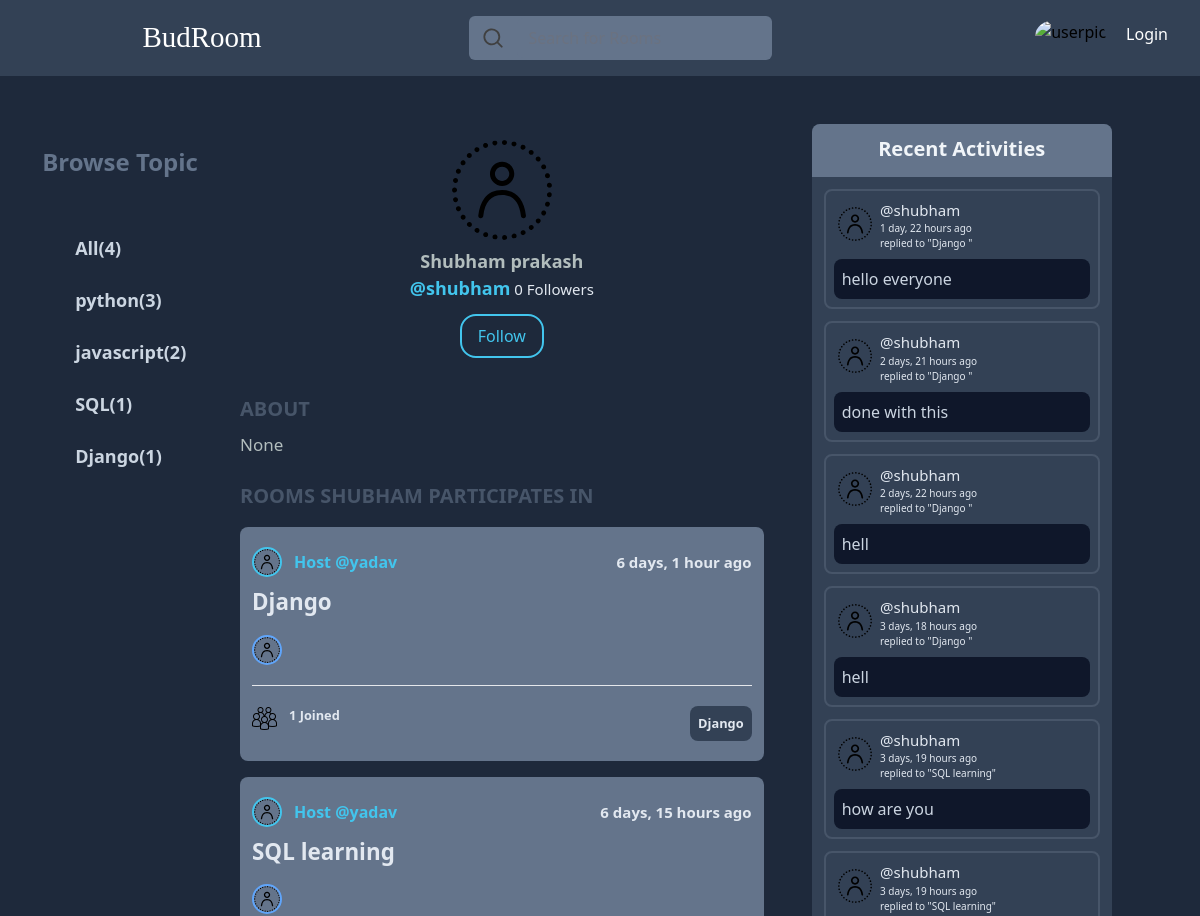
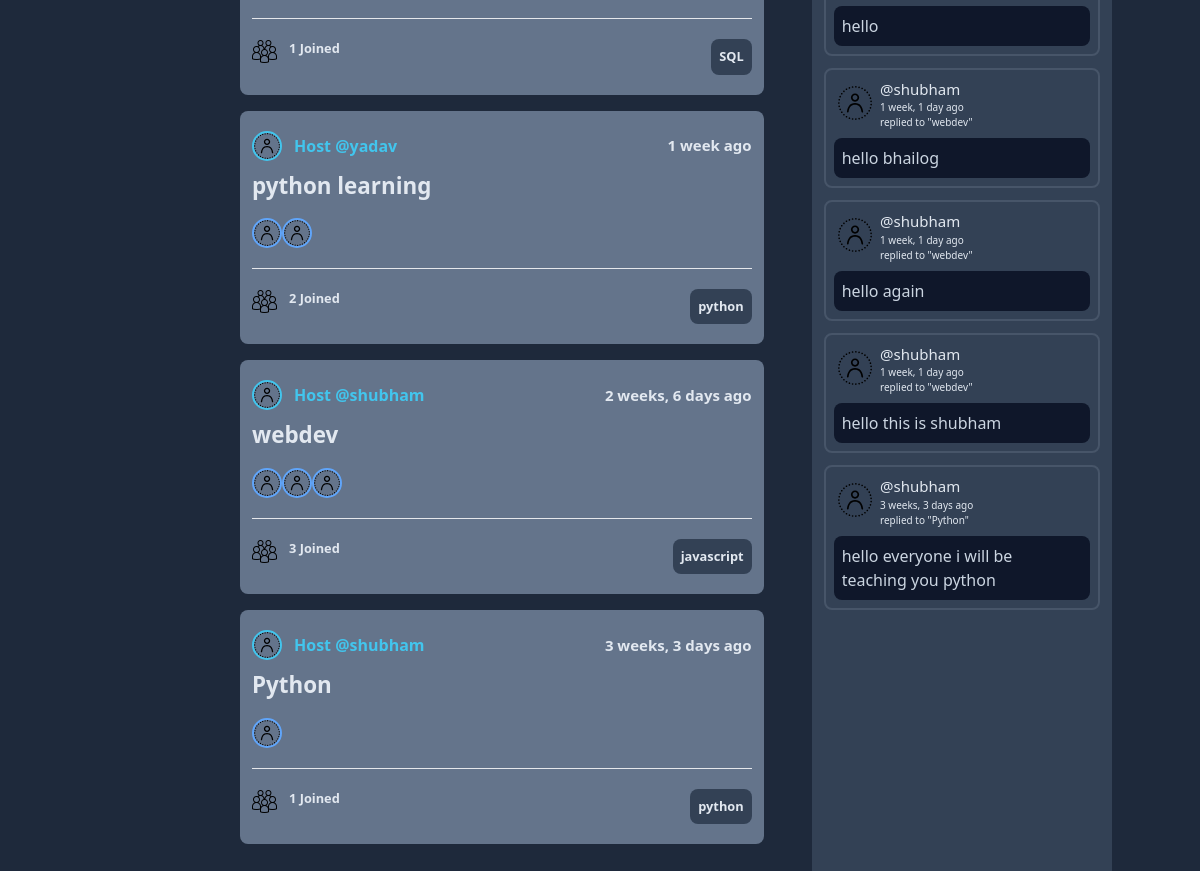
Page /profile/1/ on the committed database (2 pictures, top to bottom).
### base/models.py (models this page shows, shortened)
class Topic(models.Model):
    name = models.CharField(max_length=200)

class Room(models.Model):
    host = models.ForeignKey(User,on_delete=models.SET_NULL,null=True)
    topic = models.ForeignKey(Topic,on_delete=models.SET_NULL,null=True)
    name = models.CharField(max_length=200)
    description = models.TextField(null=True,blank=True)
    participants=models.ManyToManyField(User,related_name='participants', blank=True)
    updated = models.DateTimeField(auto_now=True)
    created = models.DateTimeField(auto_now_add=True)
    class Meta:
        ordering = ['-updated','created']
    def __str__(self):
        return self.name

class Message(models.Model):
    user = models.ForeignKey(User,on_delete=models.CASCADE)
    room = models.ForeignKey(Room,on_delete = models.CASCADE)
    body = models.TextField()
    updated = models.DateTimeField(auto_now=True)
    created = models.DateTimeField(auto_now_add=True)
    class Meta:
        ordering = ['-updated','created']

### base/views.py (the view)
# urls.py: path('profile/<str:pk>/',views.userProfile,name="user-profile"),
def userProfile(request,pk):
    user=User.objects.get(id=pk)
    rooms = user.room_set.all()
    room_msgs =user.message_set.all()
    room_participated=Room.objects.filter(participants=user)
    topics=Topic.objects.all()
    context={'user':user, 'rooms': rooms ,'room_msgs':room_msgs, 'topics' : topics , 'room_participated':room_participated}
    return render(request,'base/profile.html',context)

### base/templates/base/profile.html
{%extends 'main.html'%}
{%load static%}
{% block content %}
<div class="flex w-screen bg-slate-800 justify-center ">
    <div class="lg:flex hidden">
        {% include 'base/topic.html'%}
    </div>
    <div class="lg:w-[48vw] w-[95vw] flex justify-center ">
        <div class="user-profile mt-[5vw] w-[100%] ">
            <div class="user-info flex flex-col justify-center">
                <section class="flex justify-center"><img src="{%static '/images/user_profile.svg'%}" alt="userpic" class="userProfile items-center rounded-full w-[100px] pt-1 to-white"></section>
                <section class="flex justify-center text-[#b2bdbd] text-[18px] mt-2 font-sans font-semibold ">{{user.first_name}} {{user.last_name}}</section>
                <section class="flex justify-center text-[#42c5ed] text-[18px] mt-1.4 font-sans font-semibold ">@{{user.username}} <div class="text-slate-200 font-extralight ml-1 text-[15px] pt-[0.19rem;]">0 Followers</div></section>
                {%if user == request.user %}
                <section class="flex justify-center text-[#42c5ed] mt-3"><button class="rounded-2xl border-2 border-[#42c5ed]  px-4 py-2">Edit Profile</button></section>
                {%else%}
                <section class="flex justify-center text-[#42c5ed] mt-3"><button class="rounded-2xl border-2 border-[#42c5ed]  px-4 py-2">Follow</button></section>
                {%endif%}
            </div>
            <div class="user-about mt-9">
                <div class="about flex flex-col">
                    <section><h1 class="text-slate-600 text-[20px] font-sans font-semibold">ABOUT</h1></section>
                    <section class="mt-2"><p class="text-[#b2bdbd] text-[17px] font-sans">None</p></section>
                </div>
                <div class="room-participated mt-6">
                    <section><h1 class="text-slate-600 text-[20px] font-sans font-semibold">ROOMS {{user.username.upper}} PARTICIPATES IN</h1></section>
                    <div class="h-screen overflow-scroll">
                    {% for room in room_participated%}
                    <div class="mt-4 rounded-lg bg-slate-500 w-[100%]  ">
                        <div class="userinfo flex pt-5 pl-3 w-[100%]">
                            <div class="left flex items-center w-[50%]">
                                <a href="{% url 'user-profile' room.host.id %}"><img src="{%static '/images/user_profile.svg'%}" alt="" class="w-[30px] h-[30px] rounded-full border-[#42c5ed] border-2 "></a>
                                <a href="{% url 'user-profile' room.host.id %}"  class="text-[16px] flex items-center pl-3 font-sans font-semibold text-[#42c5ed]">Host @{{room.host.username}}</a>
                            </div>
                            <div class="right flex items-center w-[50%] justify-end pr-3">
                                <small class="flex items-center text-[15px] font-sans text-slate-200 font-semibold">{{room.created|timesince}} ago</small>
                            </div>
                        </div>
                        <div class="title">
                            <a href="{% url 'room' room.id%}" class="flex items-center text-[1.4rem] font-sans text-slate-200 font-semibold pl-3 pt-2">{{room.name}}</a>
                        </div>
                        <div class="joined flex pt-4 pl-3">
                            {%for users in room.participants.all%}
                            <a href="{%url 'user-profile' users.id %}"><img src="{%static '/images/user_profile.svg'%}" alt="" class="w-[30px] h-[30px] rounded-full border-blue-400 border-2 "></a>
                            {%endfor%}
                        </div>
                        <div class=" ml-3 mr-3 mt-5 mb-5 ">
                            <hr class="text-slate-500">
                        </div>
                        <div class="joiners text-slate-200 flex pl-3 pb-5">
                            <div class="w-[50%] flex "><img src="{% static '/images/group_user.png'%}" alt="" class="w-[25px] h-[25px] fill-blue-400"> <small class="pl-3 text-slate-200 font-sans font-semibold  ">{{room.participants.count}} Joined</small></div>
                            <div class="w-[50%] flex justify-end pr-3"><small class="bg-slate-700 text-slate-200 rounded-lg p-2 font-sans font-semibold">{{room.topic.name}}</small></div>
                        </div>
                    </div>
                    {% endfor %}
                    </div>
                </div>
            </div>
        </div>
    </div>
    <div class="w-[40vw] lg:flex hidden">
        {% include 'base/activity_component.html'%}
    </div>
</div>
{%endblock%}

### templates/main.html (shortened to what this page needs)
{% load static tailwind_tags %}
<!DOCTYPE html>
{% load static%}
<html lang="en">
<head>
    <link rel="stylesheet" href="{%static '/styles/main.css'%}">
    {% tailwind_css %}
</head>
<body>
    {% include 'navbar.html'%}
    <div class="content">
    {% block content %}
    {% endblock %}
    </div>
</body>
</html>

### templates/navbar.html (shortened to what this page needs)
{% load static%}
<div class="navbar-container">
    <div class="navbar bg-slate-700 text-center flex lg:pt-4 lg:pb-4 py-2">
        <div class="one lg:w-[30vw] pl-5">
            <a href="/" class="logo flex justify-center gap-6 ">
                <h1 class="font-sedgwick text-white lg:flex text-left text-[29px] hidden ">BudRoom</h1>
            </a>
        </div>
        <div class="two w-[30vw] lg:flex justify-center hidden">
            <form class="lg:ml-40 flex justify-center bg-slate-500 rounded-md  items-center" action="{%url 'home'%}" method="GET">
                <span
                class="input-group-text flex items-center whitespace-nowrap rounded px-3 py-1.5 text-center text-base font-normal text-neutral-700 dark:text-neutral-200"
                id="basic-addon2">
                <svg
                  xmlns="http://www.w3.org/2000/svg"
                  viewBox="0 0 20 20"
                  fill="currentColor"
                  class="h-6 w-6 items-center">
                  <path
                    fill-rule="evenodd"
                    d="M9 3.5a5.5 5.5 0 100 11 5.5 5.5 0 000-11zM2 9a7 7 0 1112.452 4.391l3.328 3.329a.75.75 0 11-1.06 1.06l-3.329-3.328A7 7 0 012 9z"
                    clip-rule="evenodd" />
                </svg>
              </span>
                <input class="bg-slate-500 border-none rounded-md text-white outline-none " placeholder="Search for Rooms" type="text" name="q">
            </form>
        </div>
        <div class="three lg:w-[40vw] flex justify-end lg:gap-5 w-[80vw] gap-3">
            {% if request.user.is_authenticated %}
            <img src="{%static '/images/user_profile.svg'%}" alt="userpic" class="userProfile items-center rounded-full h-10 pt-1 to-white">
            <p class="items-center rounded-full flex  align-middle justify-center text-white">Hello {{request.user}}</p>
            <button onclick="btnaction()"><img class="w-[15px] lg:mr-5 flex items-center mr-1" src="{% static '/images/drop-down.png'%}"  alt=""></button>
            <div class="dropdown bg-slate-800 rounded-md flex flex-col text-slate-200  p-5 shadow-md justify-center items-center z-10 absolute lg:top-[4.3rem] lg:left-[88%] lg:right-[2%] pl-8 pr-8 w-100% left-[75%] right-[5%] top-[3.3rem]" id="drop">
                <a href="{%url 'profile-update'%}" class=" flex justify-center items-center  text-white pb-3 hover:text-slate-400 ">Settings</a>
                <a href="{% url 'logoutUser' %}"  class=" flex justify-center align-middle items-center  text-white hover:text-slate-400 pb-2 ">Logout</a>
            </div>
            {%else%}
            <img src="https://studybuddev.herokuapp.com/static/static/images/logo.svg" alt="userpic" class="items-center rounded-full h-10 pt-1">
            <a href="{% url 'login' %}" class="lg:pr-8 pr-2 items-center pt-1.5 text-white">Login</a>
            {%endif%}
        </div>
    </div>
</div>

### base/templates/base/topic.html
<div class="left w-[20vw] flex flex-col ">
    <div class="heading flex justify-center align-middle pt-[70px]">
        <h1 class="text-2xl text-slate-500 font-bold font-sam">Browse Topic</h1>
    </div>
    <div class="content flex justify-start flex-col  mt-5 text-slate-300 text-lg font-semibold font-sam ">
        <div class="all flex justify-start align-middle mt-9 pl-[4.7rem]">
            <a class="hover:text-slate-100" href="{%url 'home'%}">All({{topics.count}})</a>
        </div>
        {% for topic in topics %}
        <div class="topic-name flex justify-start align-middle mt-6 pl-[4.7rem]">
            <a class="hover:text-slate-100" href="{% url 'home' %}?q={{topic.name}}">{{topic.name}}({{topic.room_set.all.count}})</a>
        </div>
        {%endfor%}
    </div>
</div>

### base/templates/base/activity_component.html (shortened to what this page needs)
{% load static%}
<div class="activity w-[25vw] bg-slate-700 m-[4vw] rounded-lg">
    <div class="heading flex bg-slate-500 rounded-t-lg rounded-tr-lg text-slate-100 font-sans text-[20px] font-semibold justify-center align-middle pt-[10px] pb-[13px]">
        <h1 class="align-middle ">Recent Activities</h1>
    </div>
    <div class="h-screen overflow-scroll">
    {% for message in room_msgs %}
    <div class=" border-2 border-slate-600 rounded-lg m-3 bg ">
        <div class="user flex border-slate-600">
            <div class="left w-[20%] border-slate-600">
                <img src="{% static '/images/user_profile.svg'%} " class="w-[50px] h-[50px] flex justify-end align-middle pt-4 pl-2"  alt="">
            </div>
            <div class="right flex flex-col w-[70%] pt-2 border-slate-600">
                <small><a href="{%url 'user-profile' message.user.id%}" class="text-slate-200 font-sans text-[15px]">@{{message.user}}</a></small>
                <small class="text-slate-200 font-sans text-[10px]">{{message.created|timesince}} ago</small>
                <small class="text-slate-200 font-sans text-[10px]">replied to "{{message.room}}"</small>
            </div>
            <div class="deletion flex justify-end w-[10%] border-slate-600">
            </div>
        </div>
        <div class="msg bg-slate-900 text-slate-300 rounded-lg m-2 p-2"><p>{{message.body}}</p></div>
    </div>
    {%endfor%}
    </div>
</div>

### rows in the picture
Topic: name "python", room_set.all.count "3"
Topic: name "javascript", room_set.all.count "2"
Topic: name "SQL", room_set.all.count "1"
Topic: name "Django", room_set.all.count "1"
Room: host.username "yadav", created "6 days, 1 hour", name "Django", participants.count "1", topic.name "Django"
Room: host.username "yadav", created "6 days, 15 hours", name "SQL learning", participants.count "1", topic.name "SQL"
Room: host.username "yadav", created "1 week", name "python learning", participants.count "2", topic.name "python"
Room: host.username "shubham", created "2 weeks, 6 days", name "webdev", participants.count "3", topic.name "javascript"
Room: host.username "shubham", created "3 weeks, 3 days", name "Python", participants.count "1", topic.name "python"
Message: user "shubham", created "1 day, 22 hours", room "Django", body "hello everyone"
Message: user "shubham", created "2 days, 21 hours", room "Django", body "done with this"
Message: user "shubham", created "2 days, 22 hours", room "Django", body "hell"
Message: user "shubham", created "3 days, 18 hours", room "Django", body "hell"
Message: user "shubham", created "3 days, 19 hours", room "SQL learning", body "how are you"
Message: user "shubham", created "3 days, 19 hours", room "SQL learning", body "hello"
Message: user "shubham", created "1 week, 1 day", room "webdev", body "hello bhailog"
Message: user "shubham", created "1 week, 1 day", room "webdev", body "hello again"
Message: user "shubham", created "1 week, 1 day", room "webdev", body "hello this is shubham"
Message: user "shubham", created "3 weeks, 3 days", room "Python", body "hello everyone i will be teaching you python"

### other values in the picture
{{ topics.count }} "4"
{{ user.first_name }} "Shubham"
{{ user.last_name }} "prakash"
{{ user.username }} "shubham"
{{ user.username.upper }} "SHUBHAM"
